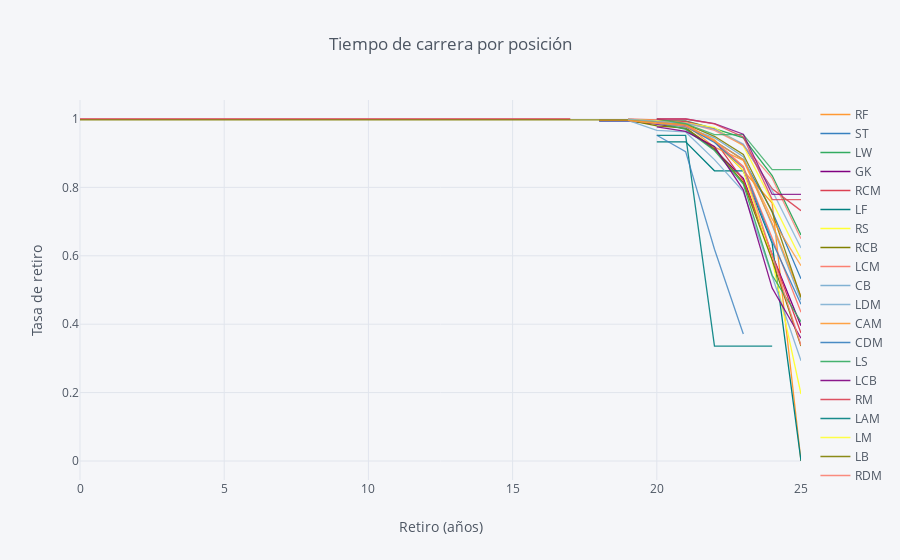

The code cell stored with this chart in its notebook:
### Code cell
rates=survival(data, 'Position', 'Expire', 'Retirement')
rates.iplot(kind='line', xTitle='Retiro (años)', 
            yTitle='Tasa de retiro', title='Tiempo de carrera por posición')

### Figure 1 — Plotly figure (JSON) as saved in the notebook; plotly's stock layout.template omitted (floating-point values rounded to 4 significant figures)
{"data": [{"line": {"color": "rgba(255, 153, 51, 1.0)", "dash": "solid", "shape": "linear", "width": 1.3}, "mode": "lines", "name": "RF", "text": "", "type": "scatter", "uid": "6cc05ba6-2530-48dc-958e-c97c5ce579c3", "x": [0, 17, 18, 19, 20, 21, 22, 23, 24, 25], "y": [1, "", "", "", 1, "", 0.9333, 0.8485, 0.7542, 0]}, {"line": {"color": "rgba(55, 128, 191, 1.0)", "dash": "solid", "shape": "linear", "width": 1.3}, "mode": "lines", "name": "ST", "text": "", "type": "scatter", "uid": "26bc109f-c8aa-477d-a544-45158df326f1", "x": [0, 17, 18, 19, 20, 21, 22, 23, 24, 25], "y": [0.9941, "", 0.9941, 0.9941, 0.9862, 0.9769, 0.9357, 0.8811, 0.7302, 0.5326]}, {"line": {"color": "rgba(50, 171, 96, 1.0)", "dash": "solid", "shape": "linear", "width": 1.3}, "mode": "lines", "name": "LW", "text": "", "type": "scatter", "uid": "febd9c95-9d58-4761-80e5-2ac8803f0d85", "x": [0, 17, 18, 19, 20, 21, 22, 23, 24, 25], "y": [0.9974, "", 0.9974, "", 0.9947, 0.9947, 0.9722, 0.9452, 0.8348, 0.6609]}, {"line": {"color": "rgba(128, 0, 128, 1.0)", "dash": "solid", "shape": "linear", "width": 1.3}, "mode": "lines", "name": "GK", "text": "", "type": "scatter", "uid": "1a570f63-441b-447d-90b1-34568af4c7b3", "x": [0, 17, 18, 19, 20, 21, 22, 23, 24, 25], "y": [0.9956, "", 0.9956, 0.9956, 0.985, 0.9725, 0.9106, 0.8262, 0.6028, 0.3956]}, {"line": {"color": "rgba(219, 64, 82, 1.0)", "dash": "solid", "shape": "linear", "width": 1.3}, "mode": "lines", "name": "RCM", "text": "", "type": "scatter", "uid": "3a697e7b-cfb3-4ade-8c97-4c7e1983b646", "x": [0, 17, 18, 19, 20, 21, 22, 23, 24, 25], "y": [1, 1, "", "", 0.9896, 0.9813, 0.938, 0.8202, 0.604, 0.3739]}, {"line": {"color": "rgba(0, 128, 128, 1.0)", "dash": "solid", "shape": "linear", "width": 1.3}, "mode": "lines", "name": "LF", "text": "", "type": "scatter", "uid": "02bc8d5c-95fd-4268-8858-db8b9d83f744", "x": [0, 17, 18, 19, 20, 21, 22, 23, 24, 25], "y": [1, "", "", "", 0.9333, 0.9333, 0.8485, 0.8485, 0.6364, 0]}, {"line": {"color": "rgba(255, 255, 51, 1.0)", "dash": "solid", "shape": "linear", "width": 1.3}, "mode": "lines", "name": "RS", "text": "", "type": "scatter", "uid": "64571684-a382-44a9-8494-1a30f9f9b850", "x": [0, 17, 18, 19, 20, 21, 22, 23, 24, 25], "y": [0.9951, "", "", "", 0.9901, 0.9744, 0.9396, 0.8494, 0.5872, 0.1957]}, {"line": {"color": "rgba(128, 128, 0, 1.0)", "dash": "solid", "shape": "linear", "width": 1.3}, "mode": "lines", "name": "RCB", "text": "", "type": "scatter", "uid": "f9c8f4f9-1ed5-4371-8df6-f4bbf255862d", "x": [0, 17, 18, 19, 20, 21, 22, 23, 24, 25], "y": [0.997, "", "", 0.997, 0.9801, 0.9737, 0.9141, 0.8142, 0.5879, 0.3359]}, {"line": {"color": "rgba(251, 128, 114, 1.0)", "dash": "solid", "shape": "linear", "width": 1.3}, "mode": "lines", "name": "LCM", "text": "", "type": "scatter", "uid": "9fb1006d-4c2c-4402-b6a6-d0c688a8978a", "x": [0, 17, 18, 19, 20, 21, 22, 23, 24, 25], "y": [1, "", "", 1, 0.9974, 0.9838, 0.9348, 0.8613, 0.652, 0.4346]}, {"line": {"color": "rgba(128, 177, 211, 1.0)", "dash": "solid", "shape": "linear", "width": 1.3}, "mode": "lines", "name": "CB", "text": "", "type": "scatter", "uid": "2a8a3e3d-cd84-4f29-8c0d-db3dd0dcb641", "x": [0, 17, 18, 19, 20, 21, 22, 23, 24, 25], "y": [0.9972, "", "", 0.9972, 0.9858, 0.9763, 0.945, 0.89, 0.6891, 0.4699]}, {"line": {"color": "rgba(128, 177, 211, 0.8999999999999999)", "dash": "solid", "shape": "linear", "width": 1.3}, "mode": "lines", "name": "LDM", "text": "", "type": "scatter", "uid": "4329827d-172b-47ae-8468-07ded0c2336e", "x": [0, 17, 18, 19, 20, 21, 22, 23, 24, 25], "y": [0.9959, "", "", 0.9959, 0.9666, 0.9622, 0.8812, 0.7875, 0.5369, 0.2929]}, {"line": {"color": "rgba(255, 153, 51, 0.8999999999999999)", "dash": "solid", "shape": "linear", "width": 1.3}, "mode": "lines", "name": "CAM", "text": "", "type": "scatter", "uid": "b8ce5233-57fb-4567-b86f-108281f8105f", "x": [0, 17, 18, 19, 20, 21, 22, 23, 24, 25], "y": [0.9958, "", 0.9958, 0.9958, 0.9874, 0.984, 0.9176, 0.8793, 0.6947, 0.481]}, {"line": {"color": "rgba(55, 128, 191, 0.8999999999999999)", "dash": "solid", "shape": "linear", "width": 1.3}, "mode": "lines", "name": "CDM", "text": "", "type": "scatter", "uid": "c0596895-76d1-47ac-931f-7993a7f1eb26", "x": [0, 17, 18, 19, 20, 21, 22, 23, 24, 25], "y": [0.9968, "", "", "", 0.9883, 0.9782, 0.9316, 0.8573, 0.6417, 0.4584]}, {"line": {"color": "rgba(50, 171, 96, 0.8999999999999999)", "dash": "solid", "shape": "linear", "width": 1.3}, "mode": "lines", "name": "LS", "text": "", "type": "scatter", "uid": "de31ea06-77fc-4403-af5f-81cddf206aa4", "x": [0, 17, 18, 19, 20, 21, 22, 23, 24, 25], "y": [0.9952, "", "", "", 0.9903, 0.9696, 0.9076, 0.8101, 0.5432, 0.4074]}, {"line": {"color": "rgba(128, 0, 128, 0.8999999999999999)", "dash": "solid", "shape": "linear", "width": 1.3}, "mode": "lines", "name": "LCB", "text": "", "type": "scatter", "uid": "b9821b27-e7a2-4a27-a5e8-7efa3c7aad7f", "x": [0, 17, 18, 19, 20, 21, 22, 23, 24, 25], "y": [0.9892, "", "", "", 0.9768, 0.9636, 0.9193, 0.7928, 0.5057, 0.3589]}, {"line": {"color": "rgba(219, 64, 82, 0.8999999999999999)", "dash": "solid", "shape": "linear", "width": 1.3}, "mode": "lines", "name": "RM", "text": "", "type": "scatter", "uid": "a3770af0-6eae-47d3-831a-cef49762d220", "x": [0, 17, 18, 19, 20, 21, 22, 23, 24, 25], "y": [0.9991, "", "", 0.9991, 0.9955, 0.9927, 0.9714, 0.9239, 0.7957, 0.7321]}, {"line": {"color": "rgba(0, 128, 128, 0.8999999999999999)", "dash": "solid", "shape": "linear", "width": 1.3}, "mode": "lines", "name": "LAM", "text": "", "type": "scatter", "uid": "4895a6ab-fc24-4cec-8142-30f59b4046b2", "x": [0, 17, 18, 19, 20, 21, 22, 23, 24, 25], "y": [1, "", "", "", 0.9524, 0.9524, 0.3361, 0.3361, 0.3361, ""]}, {"line": {"color": "rgba(255, 255, 51, 0.8999999999999999)", "dash": "solid", "shape": "linear", "width": 1.3}, "mode": "lines", "name": "LM", "text": "", "type": "scatter", "uid": "e1ef3bee-b824-4e13-8f74-f1c07128c722", "x": [0, 17, 18, 19, 20, 21, 22, 23, 24, 25], "y": [0.9991, "", "", 0.9991, 0.9954, 0.9886, 0.9747, 0.9215, 0.7585, 0.5899]}, {"line": {"color": "rgba(128, 128, 0, 0.8999999999999999)", "dash": "solid", "shape": "linear", "width": 1.3}, "mode": "lines", "name": "LB", "text": "", "type": "scatter", "uid": "b3299866-d9e4-44a4-823e-91ba60cea759", "x": [0, 17, 18, 19, 20, 21, 22, 23, 24, 25], "y": [0.9977, 0.9977, 0.9977, 0.9977, 0.9924, 0.9851, 0.9494, 0.8967, 0.7272, 0.4782]}, {"line": {"color": "rgba(251, 128, 114, 0.8999999999999999)", "dash": "solid", "shape": "linear", "width": 1.3}, "mode": "lines", "name": "RDM", "text": "", "type": "scatter", "uid": "b020ed93-f609-4b4b-8a2b-1a68bd5cfcc6", "x": [0, 17, 18, 19, 20, 21, 22, 23, 24, 25], "y": [0.996, "", "", "", 0.9879, 0.9794, 0.9384, 0.8591, 0.6014, 0.3383]}, {"line": {"color": "rgba(251, 128, 114, 0.7999999999999998)", "dash": "solid", "shape": "linear", "width": 1.3}, "mode": "lines", "name": "RW", "text": "", "type": "scatter", "uid": "12418757-13b9-43d4-95a6-62744bef7b9b", "x": [0, 17, 18, 19, 20, 21, 22, 23, 24, 25], "y": [0.9946, "", "", "", 0.9919, 0.9889, 0.9665, 0.9233, 0.8271, 0.6499]}, {"line": {"color": "rgba(128, 177, 211, 0.7999999999999998)", "dash": "solid", "shape": "linear", "width": 1.3}, "mode": "lines", "name": "CM", "text": "", "type": "scatter", "uid": "38672686-2633-4426-959d-af9d40fa95e4", "x": [0, 17, 18, 19, 20, 21, 22, 23, 24, 25], "y": [0.9993, "", "", 0.9993, 0.9942, 0.9873, 0.9708, 0.9268, 0.7905, 0.6231]}, {"line": {"color": "rgba(255, 153, 51, 0.7999999999999998)", "dash": "solid", "shape": "linear", "width": 1.3}, "mode": "lines", "name": "RB", "text": "", "type": "scatter", "uid": "d7052026-b597-4d9a-bb16-e64e3d54440c", "x": [0, 17, 18, 19, 20, 21, 22, 23, 24, 25], "y": [0.9961, "", "", 0.9961, 0.9883, 0.9841, 0.9354, 0.8815, 0.7072, 0.5712]}, {"line": {"color": "rgba(55, 128, 191, 0.7999999999999998)", "dash": "solid", "shape": "linear", "width": 1.3}, "mode": "lines", "name": "RAM", "text": "", "type": "scatter", "uid": "3b74a038-3448-479b-9c3d-2abe6b2cb02b", "x": [0, 17, 18, 19, 20, 21, 22, 23, 24, 25], "y": [1, "", "", "", 0.9524, 0.9048, 0.619, 0.3714, "", 0.1857]}, {"line": {"color": "rgba(50, 171, 96, 0.7999999999999998)", "dash": "solid", "shape": "linear", "width": 1.3}, "mode": "lines", "name": "CF", "text": "", "type": "scatter", "uid": "12572a44-8eb3-4af9-81aa-694ed8e761e4", "x": [0, 17, 18, 19, 20, 21, 22, 23, 24, 25], "y": [1, "", "", "", 1, 0.9861, 0.9543, 0.9543, 0.8521, 0.8521]}, {"line": {"color": "rgba(128, 0, 128, 0.7999999999999998)", "dash": "solid", "shape": "linear", "width": 1.3}, "mode": "lines", "name": "RWB", "text": "", "type": "scatter", "uid": "93658a65-ae86-41a8-aa65-0bb8a58caf50", "x": [0, 17, 18, 19, 20, 21, 22, 23, 24, 25], "y": [1, "", "", "", 1, 1, 0.9863, 0.9555, 0.7795, 0.7795]}, {"line": {"color": "rgba(219, 64, 82, 0.7999999999999998)", "dash": "solid", "shape": "linear", "width": 1.3}, "mode": "lines", "name": "LWB", "text": "", "type": "scatter", "uid": "91dd6abf-49e1-4c4e-8d01-f8d319b0a4f7", "x": [0, 17, 18, 19, 20, 21, 22, 23, 24, 25], "y": [1, "", "", "", 1, 1, 0.9855, 0.9476, 0.7642, 0.7642]}], "layout": {"legend": {"bgcolor": "#F5F6F9", "font": {"color": "#4D5663"}}, "paper_bgcolor": "#F5F6F9", "plot_bgcolor": "#F5F6F9", "title": {"font": {"color": "#4D5663"}, "text": "Tiempo de carrera por posición"}, "xaxis": {"gridcolor": "#E1E5ED", "showgrid": true, "tickfont": {"color": "#4D5663"}, "title": {"font": {"color": "#4D5663"}, "text": "Retiro (años)"}, "zerolinecolor": "#E1E5ED"}, "yaxis": {"gridcolor": "#E1E5ED", "showgrid": true, "tickfont": {"color": "#4D5663"}, "title": {"font": {"color": "#4D5663"}, "text": "Tasa de retiro"}, "zerolinecolor": "#E1E5ED"}}}
